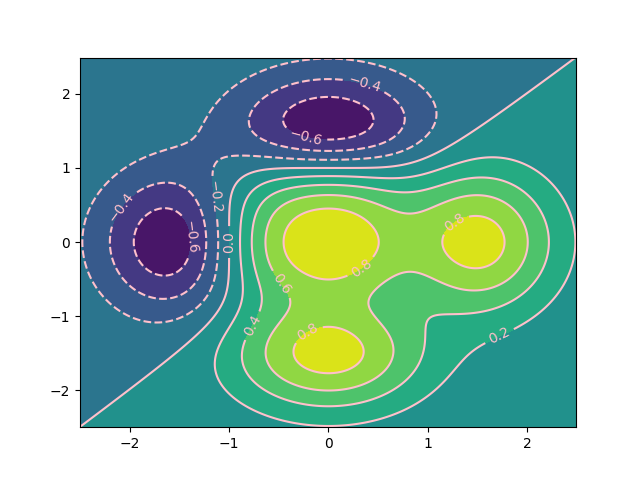

The Python source for this figure:
import numpy as np 
import matplotlib.pyplot as plt 
 
dx = 0.01; dy = 0.01 
x = np.arange(-2.5,2.5,dx) 
y = np.arange(-2.5,2.5,dy) 
X,Y = np.meshgrid(x,y) 
def f(x,y): 
    return (1 - y**5 + x**5)*np.exp(-x**2-y**2) 
C = plt.contour(X,Y,f(X,Y),8,colors='pink') 
plt.contourf(X,Y,f(X,Y),8) 
plt.clabel(C, inline=1, fontsize=10) 
plt.show()
